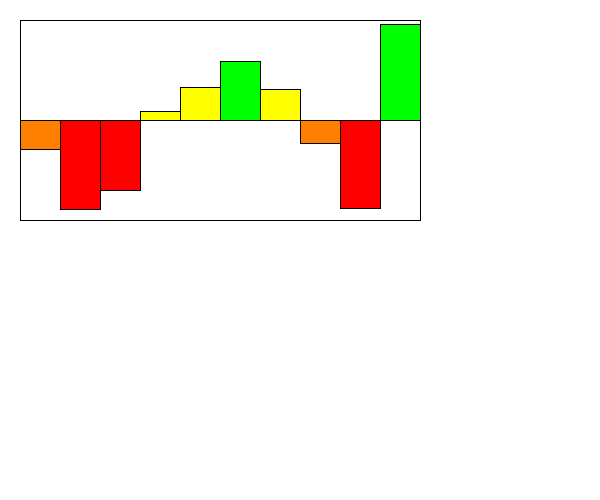
Frame 1 (no input)
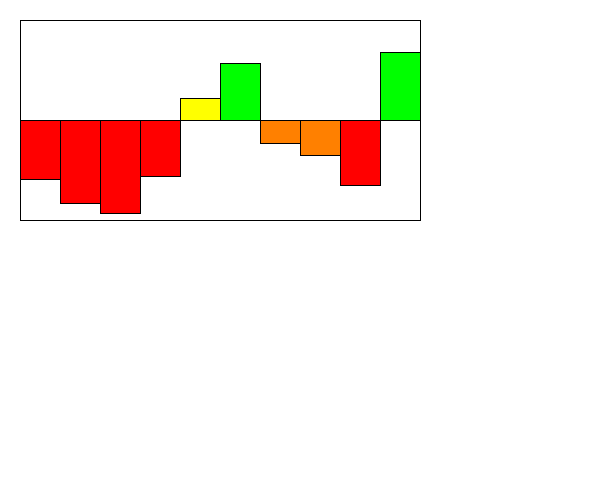
Frame 60 (the mouse pressed at the canvas centre just before this capture)
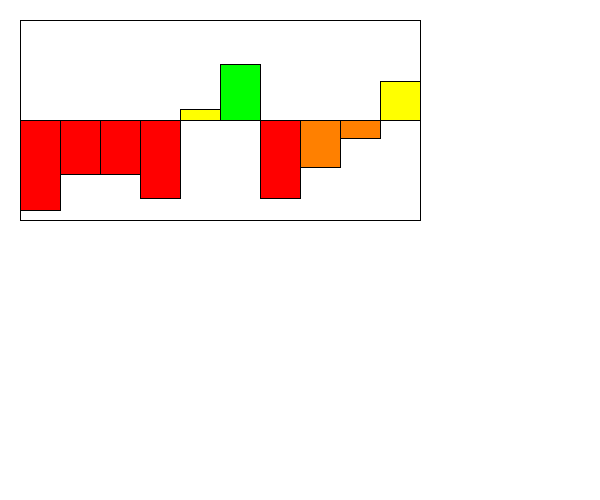
Frame 120 (the mouse held since frame 60 and released just before this capture)

The Processing sketch that drew these frames (run headless with seeded random() and noise(); from frame 60 on, the mouse is pressed at the canvas centre):

// Processing sketch: Section1
// ── Section1.pde
int MAX_VALUE = 100;
int MIN_VALUE = -100;
Visualizer v;

/*You are simulating a visualizer of multiple values
 You need to create a display method first. 
 Then you can make a method that changes the values each time the update is called. 
 */
class Visualizer {
  float x, y;
  float [] values;
  float [] speeds;
  Visualizer(float x, float y) {
    this.x = x;
    this.y = y;
    values = new float[100];
    speeds = new float[100];
    for (int i = 0; i < values.length; i++) {
      values[i] = random(-99, 99);
      speeds[i] = random(2);
    }
  }

  void display() {
    //draw the bars equally spaced inside this box. 
    //You can assume 10, but it would be even better 
    //if you could modify it to be larger increments.
    fill(255);
    rect(x, y, 400, 200);
    //This is a 200x400 box.
    //The width of the visualizer is 400! This rect is the border

    //the line is the 0 y-value, the top is 100, the bottom is -100
    line(x, y+100, x+400, y+100);

    //You need to use a loop. You need to make the HEIGHT of the bars 
    //the values in the array.
    //Negative values are red, and go below the line.
    //Positive values are green and go above the line.

    //???WRITE THIS METHOD FIRST!!!
    //THESE ARE WRONG: They just illustrate how they could look
    
    
    //we need the height to be given an
    //fill(255, 0, 0);
    //rect(x+40, y+100, 400/values.lengh, 400/values.length);
    //fill(0, 255, 0);
    //rect(x+120, y+50, 60, 50);
    int start = 0;
       for (int i  = 0; i < 10; i++) {
      
      if (values[i] <= 100 && values[i] > 50){
        fill(255, 0, 0);
      }
      else if (values[i] <= 50 && values[i] > 0) {
        fill(255, 128, 0); 
      }
      else if (values[i] <= 0 && values[i] > -50) {
        fill(255, 255, 0); 
      }
      else if (values[i] <= -50) {
        fill(0, 255, 0);
      }
      rect(x + 40 * i, y + 100, 40, values[i]);
    }

    //Width of the visualizer is 400!
  }
  void update() {
    //???WRITE THIS METHOD SECOND!!!
    
    
    for (int i = 0; i < values.length; i++) {
      if(values[i] < -100 || values[i] > 100){
       speeds[i] *= -1;
     
      }
       values[i] += speeds[i];
      
    }//the speed updates the values. Do not touch this.
      //??? keep them values between max/min value so they stay in the box.

      //??? reverse the speeds so the bar oscillates up/down when it reaches max/min

      
    }
  }


void setup() {
  size(600, 500);
  v = new Visualizer(20, 20);
}
void draw() {
  background(255);
  v.display();
  v.update();
}
